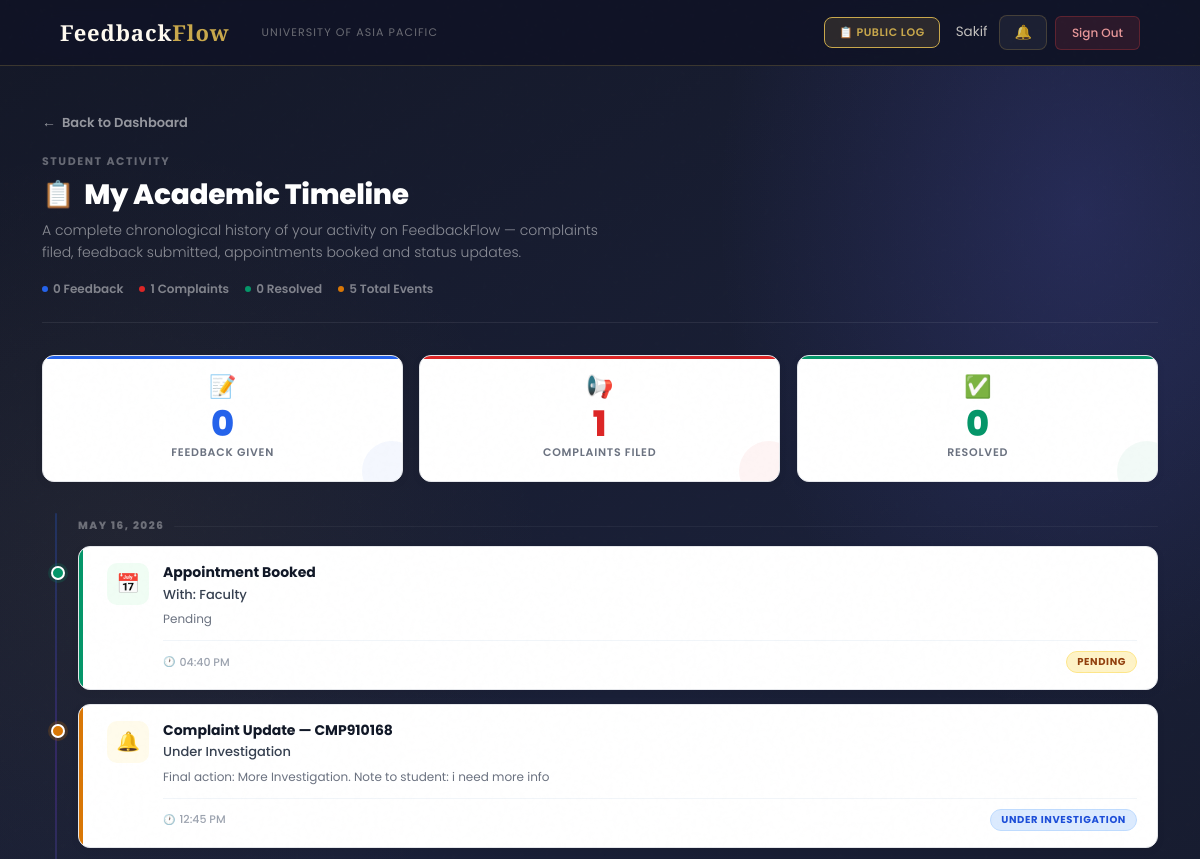
Before: /timeline/ (signed in, upper part) with the older database file.
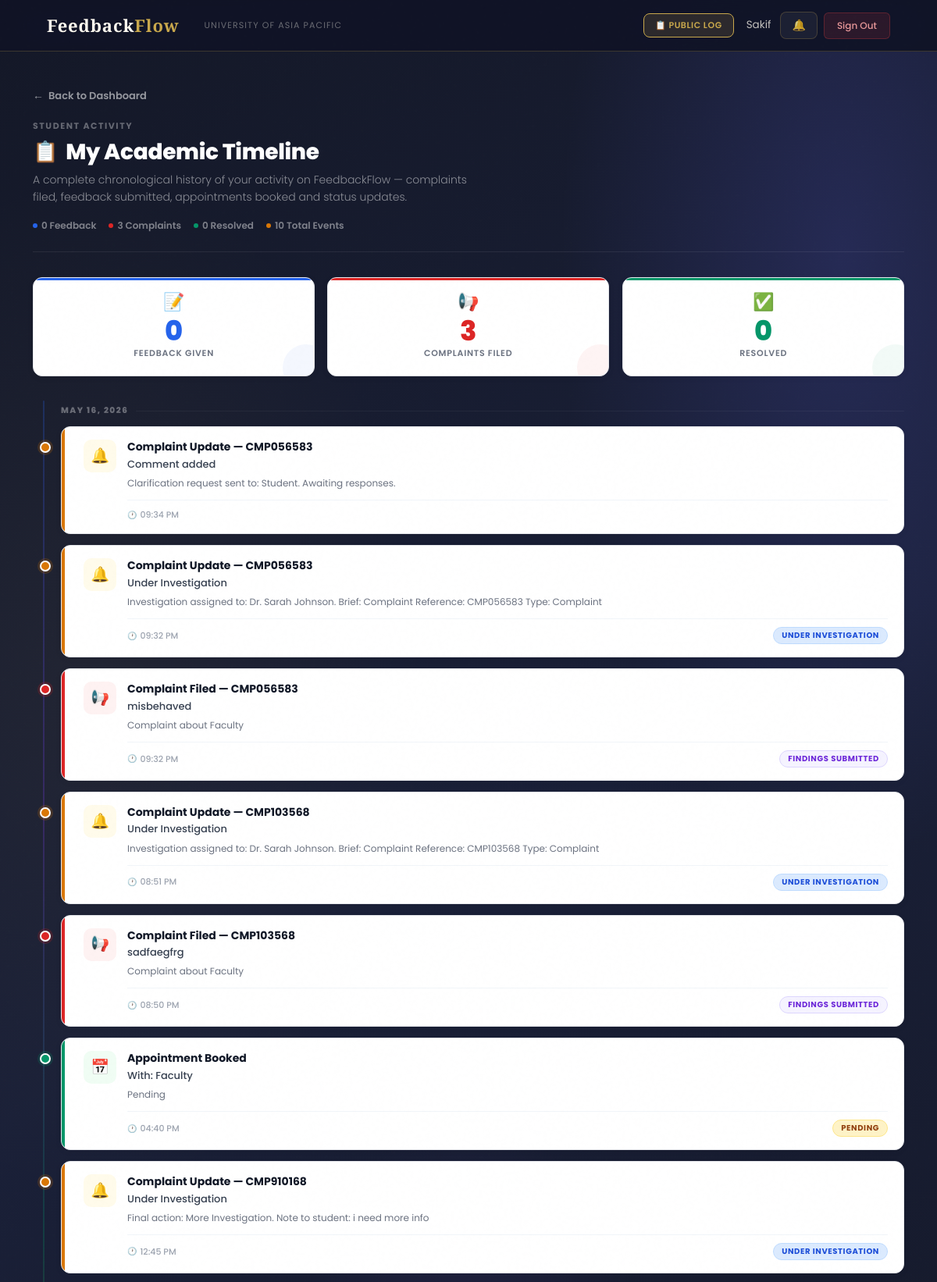
After: the same page with the newer database file.
### complaints/models.py (models this page shows, shortened)
class ComplaintUpdate(models.Model):
    complaint         = models.ForeignKey(Complaint, on_delete=models.CASCADE, related_name='updates')
    updated_by        = models.ForeignKey(settings.AUTH_USER_MODEL, on_delete=models.CASCADE)
    comment           = models.TextField(blank=True, null=True)
    status_changed_to = models.CharField(max_length=30, blank=True, null=True)
    created_at        = models.DateTimeField(auto_now_add=True)
    class Meta:
        ordering = ['created_at']

class Complaint(models.Model):
    COMPLAINT_TYPE_CHOICES = (
        ('Faculty',  'Complaint about Faculty'),
        ('HOD',      'Complaint about HOD'),
        ('Staff',    'Complaint about Staff'),
        ('Facility', 'Facility Issue'),
        ('Advice',   'General Advice'),
        ('Opinion',  'Opinion/Suggestion'),
    )
    STATUS_CHOICES = (
        ('Pending',             'Pending Review'),
        ('Under Investigation', 'Under Investigation'),
        ('Findings Submitted',  'Findings Submitted'),
        ('Resolved',            'Resolved'),
        ('Escalated',           'Escalated to Higher Authority'),
    )
    PRIORITY_CHOICES = (
        ('Low',    'Low'),
        ('Medium', 'Medium'),
        ('High',   'High'),
        ('Urgent', 'Urgent'),
    )
    student             = models.ForeignKey(settings.AUTH_USER_MODEL, on_delete=models.CASCADE, related_name='complaints_submitted')
    complaint_type      = models.CharField(max_length=20, choices=COMPLAINT_TYPE_CHOICES)
    resolution_deadline = models.DateField(null=True, blank=True, help_text='Deadline for resolving this complaint')
    subject             = models.CharField(max_length=200)
    description         = models.TextField()
    faculty_concerned   = models.ForeignKey(
        settings.AUTH_USER_MODEL, on_delete=models.SET_NULL,
        null=True, blank=True, related_name='complaints_against',
        limit_choices_to={'role__in': ['Faculty', 'HOD', 'Staff']}
    )
    location          = models.CharField(max_length=200, blank=True, null=True)
    status            = models.CharField(max_length=30, choices=STATUS_CHOICES, default='Pending')
    priority          = models.CharField(max_length=10, choices=PRIORITY_CHOICES, default='Medium')
    assigned_to       = models.ForeignKey(settings.AUTH_USER_MODEL, on_delete=models.SET_NULL, null=True, blank=True, related_name='complaints_assigned')
    is_anonymous      = models.BooleanField(default=False)
    final_action_note = models.TextField(blank=True, null=True)
    submitted_at      = models.DateTimeField(auto_now_add=True)
    updated_at        = models.DateTimeField(auto_now=True)
    resolved_at       = models.DateTimeField(null=True, blank=True)
    tracking_id       = models.CharField(max_length=20, unique=True, editable=False)
    class Meta:
        ordering        = ['-submitted_at']
        verbose_name    = 'Complaint'
        verbose_name_plural = 'Complaints'

### users/views.py (the view, shortened to what this page needs)
# urls.py: path('timeline/', views.academic_timeline, name='academic_timeline'),
@login_required
def academic_timeline(request):
    if request.user.role != 'Student':
        messages.error(request, 'Access denied.')
        return redirect('login')
    from complaints.models import Complaint, ComplaintUpdate
    from feedback.models import Feedback
    from users.models import Appointment, Notification
    timeline_items = []
    for c in Complaint.objects.filter(student=request.user).order_by('-submitted_at'):
        timeline_items.append({
            'type': 'complaint',
            'date': c.submitted_at,
            'title': f'Complaint Filed — {c.tracking_id}',
            'subtitle': c.subject,
            'detail': c.get_complaint_type_display(),
            'status': c.status,
            'link': f'/complaints/detail/{c.id}/',
            'icon': '📢',
            'color': 'red',
        })
    for u in ComplaintUpdate.objects.filter(
        complaint__student=request.user
    ).order_by('-created_at'):
        timeline_items.append({
            'type': 'update',
            'date': u.created_at,
            'title': f'Complaint Update — {u.complaint.tracking_id}',
            'subtitle': u.status_changed_to if u.status_changed_to else 'Comment added',
            'detail': u.comment[:100] if u.comment else '',
            'status': u.status_changed_to or '',
            'link': f'/complaints/detail/{u.complaint.id}/',
            'icon': '🔔',
            'color': 'amber',
        })
    for a in Appointment.objects.filter(student=request.user).order_by('-created_at'):
        timeline_items.append({
            'type': 'appointment',
            'date': a.created_at,
            'title': f'Appointment Booked',
            'subtitle': f'With: {a.faculty.full_name if hasattr(a, "faculty") and a.faculty else "Faculty"}',
            'detail': a.status,
            'status': a.status,
            'link': '',
            'icon': '📅',
            'color': 'green',
        })
    timeline_items.sort(key=lambda x: x['date'], reverse=True)
    context = {
        'page_title': 'My Academic Timeline',
        'timeline_items': timeline_items,
        'total': len(timeline_items),
        'complaints_count': Complaint.objects.filter(student=request.user).count(),
        'feedback_count': Feedback.objects.filter(student=request.user).count(),
        'resolved_count': Complaint.objects.filter(student=request.user, status='Resolved').count(),
    }
    return render(request, 'users/academic_timeline.html', context)

### users/context_processors.py (called while the page is built)
def notifications_count(request):
    if request.user.is_authenticated:
        from users.models import Notification, Announcement
        count = Notification.objects.filter(
            recipient=request.user,
            is_read=False
        ).count()
        active_announcements = []
        for ann in Announcement.objects.filter(is_active=True).order_by('-created_at')[:10]:
            if ann.is_visible_to(request.user):
                active_announcements.append(ann)
            if len(active_announcements) >= 3:
                break
        return {
            'unread_notifications_count': count,
            'active_announcements': active_announcements,
        }
    return {'unread_notifications_count': 0, 'active_announcements': []}

### users/models.py (called while the page is built)
    def get_short_name(self):
        return self.full_name.split()[0] if self.full_name else self.email

### users/templates/users/academic_timeline.html (shortened to what the changed rows need)
{% extends 'users/base.html' %}
{% block content %}
<div class="container mt-4 timeline-page-wrap">
    <div class="timeline-page-header">
        <div class="timeline-header-meta">
            <span class="timeline-meta-pill">
                <span class="timeline-meta-dot blue"></span>
                {{ feedback_count }} Feedback
            </span>
            <span class="timeline-meta-pill">
                <span class="timeline-meta-dot red"></span>
                {{ complaints_count }} Complaints
            </span>
            <span class="timeline-meta-pill">
                <span class="timeline-meta-dot green"></span>
                {{ resolved_count }} Resolved
            </span>
            <span class="timeline-meta-pill">
                <span class="timeline-meta-dot amber"></span>
                {{ total }} Total Events
            </span>
        </div>
    </div>
    <div class="timeline-stat-row">
        <div class="timeline-stat-box red">
            <span class="timeline-stat-icon">📢</span>
            <span class="timeline-stat-num">{{ complaints_count }}</span>
            <span class="timeline-stat-label">Complaints Filed</span>
        </div>
    </div>
    {% if timeline_items %}
    <div class="timeline-wrapper">
        {% regroup timeline_items by date|date:"M d, Y" as grouped_items %}
        {% for group in grouped_items %}
        <div class="timeline-date-group">
            <div class="timeline-date-label">{{ group.grouper }}</div>
            {% for item in group.list %}
            <div class="timeline-item color-{{ item.color }}">
                {% if item.link %}
                <a href="{{ item.link }}" class="timeline-card">
                {% else %}
                <div class="timeline-card">
                {% endif %}
                    <div class="timeline-card-inner">
                        <div class="timeline-icon">{{ item.icon }}</div>
                        <div class="timeline-card-content">
                            <span class="timeline-card-title">
                                {{ item.title }}
                            </span>
                            <span class="timeline-card-subtitle">
                                {{ item.subtitle }}
                            </span>
                            {% if item.detail %}
                            <span class="timeline-card-detail">
                                {{ item.detail }}
                            </span>
                            {% endif %}
                            <div class="timeline-card-footer">
                                <span class="timeline-card-time">
                                    {{ item.date|date:"h:i A" }}
                                </span>
                                {% if item.status %}
                                <span class="timeline-badge
                                    {% if item.status == 'Pending' %}badge-pending
                                    {% elif item.status == 'Resolved' %}badge-resolved
                                    {% elif item.status == 'Escalated' %}badge-escalated
                                    {% elif item.status == 'Under Investigation' %}badge-investigating
                                    {% elif item.status == 'Findings Submitted' %}badge-findings
                                    {% elif item.status == 'Submitted' %}badge-submitted
                                    {% elif item.status == 'Approved' %}badge-approved
                                    {% else %}badge-default
                                    {% endif %}">
                                    {{ item.status }}
                                </span>
                                {% endif %}
                            </div>
                        </div>
                    </div>
                {% if item.link %}
                </a>
                {% else %}
                </div>
                {% endif %}
            </div>
            {% endfor %}
        </div>
        {% endfor %}
    </div>
    {% endif %}
</div>
{% endblock %}

Changed rows visible on the page:
added ComplaintUpdate: detail "Clarification request sent to: Student. Awaiting responses.", date "09:34 PM"
added ComplaintUpdate: subtitle "Under Investigation", date "09:32 PM", status "UNDER INVESTIGATION"
added Complaint: subtitle "misbehaved", date "09:32 PM", status "FINDINGS SUBMITTED"
added ComplaintUpdate: subtitle "Under Investigation", date "08:51 PM", status "UNDER INVESTIGATION"
added Complaint: subtitle "sadfaegfrg", date "08:50 PM", status "FINDINGS SUBMITTED"
Other visible differences:
{{ complaints_count }}: "1" → "3"
{{ total }}: "5" → "10"
new list line: "🔔 Complaint Update — CMP056583 Comment added 🔔 Complaint Update — CMP056583 Investigation assigned to: Dr. Sarah Johnson. Brief: Complaint Reference: CMP056583 Type: Complaint 📢 Complaint Filed — CMP056583 Complaint about Faculty 🔔 Complaint Update — CMP103568 Investigation assigned to: Dr. Sarah Johnson. Brief: Complaint Reference: CMP103568 Type: Complaint 📢 Complaint Filed — CMP103568 Complaint about Faculty"
